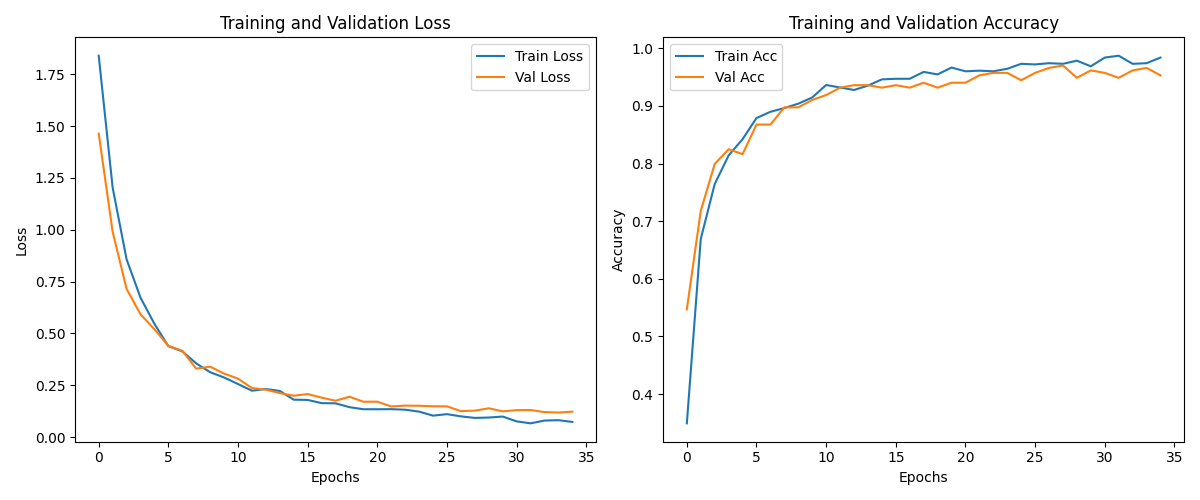

Generate this figure with Python:
import torch
import torch.nn as nn
import torch.optim as optim
from torchvision import datasets, models, transforms
from torch.utils.data import DataLoader
import os
from torchsummary import summary

# Define data transformations
data_transforms = {
    'train': transforms.Compose([
        transforms.Resize((224, 224)),  # Ensure all images are resized to 224x224
        transforms.RandomHorizontalFlip(),
        transforms.RandomRotation(90),
        transforms.RandomVerticalFlip(),
        transforms.ColorJitter(brightness=0.2, contrast=0.2, saturation=0.2, hue=0.2),
        transforms.ToTensor(),
        transforms.Normalize([0.485, 0.456, 0.406], [0.229, 0.224, 0.225])
    ]),
    'val': transforms.Compose([
        transforms.Resize((224, 224)),
        transforms.CenterCrop(224),
        transforms.ToTensor(),
        transforms.Normalize([0.485, 0.456, 0.406], [0.229, 0.224, 0.225])
    ]),
}

# Define data directory and load datasets
data_dir = r"C:\Users\hafiedz\Downloads\archive (1)\skin-disease-datasaet"

image_datasets = {
    x: datasets.ImageFolder(root=os.path.join(data_dir, x), transform=data_transforms[x])
    for x in ['train', 'val']
}

dataloaders = {
    x: DataLoader(image_datasets[x], batch_size=32, shuffle=True, num_workers=0)
    for x in ['train', 'val']
}

dataset_sizes = {x: len(image_datasets[x]) for x in ['train', 'val']}
class_names = image_datasets['train'].classes

# Load the pretrained model
model = models.resnet18(pretrained=True)

# Freeze all the parameters in the model
for param in model.parameters():
    param.requires_grad = False

# Unfreeze the last block (layer4) and the final fully connected layer
for param in model.layer4.parameters(): #Conv2d-51 to Conv2d-63:
    param.requires_grad = True

# Modify the final layer to match the number of classes in your dataset
num_ftrs = model.fc.in_features
model.fc = nn.Linear(num_ftrs, len(class_names))

# Ensure the final layer remains trainable
for param in model.fc.parameters(): 
    param.requires_grad = True

# Move the model to GPU if available
device = 'cuda' if torch.cuda.is_available() else 'cpu'
model = model.to(device)

# Print the model summary
print("Model Summary:")
summary(model, (3, 224, 224))

# Define loss function and optimizer
criterion = nn.CrossEntropyLoss()
optimizer = optim.SGD(model.parameters(), lr=0.001, momentum=0.9)

# Define learning rate scheduler
scheduler = torch.optim.lr_scheduler.CosineAnnealingLR(optimizer, T_max=35)

import matplotlib.pyplot as plt

def train_model(model, criterion, optimizer, num_epochs=35):
    train_loss_history = []
    val_loss_history = []
    train_acc_history = []
    val_acc_history = []

    for epoch in range(num_epochs):
        print(f'Epoch {epoch}/{num_epochs - 1}')
        print('-' * 10)

        for phase in ['train', 'val']:
            if phase == 'train':
                model.train()
            else:
                model.eval()

            running_loss = 0.0
            running_corrects = 0

            for inputs, labels in dataloaders[phase]:
                inputs = inputs.to(device)
                labels = labels.to(device)

                optimizer.zero_grad()

                with torch.set_grad_enabled(phase == 'train'):
                    outputs = model(inputs)
                    _, preds = torch.max(outputs, 1)
                    loss = criterion(outputs, labels)

                    if phase == 'train':
                        loss.backward()
                        optimizer.step()

                running_loss += loss.item() * inputs.size(0)
                running_corrects += torch.sum(preds == labels.data)

            epoch_loss = running_loss / dataset_sizes[phase]
            epoch_acc = running_corrects.double() / dataset_sizes[phase]

            print(f'{phase} Loss: {epoch_loss:.4f} Acc: {epoch_acc:.4f}')

            if phase == 'train':
                train_loss_history.append(epoch_loss)
                train_acc_history.append(epoch_acc.item())
            else:
                val_loss_history.append(epoch_loss)
                val_acc_history.append(epoch_acc.item())

    # Plotting the training and validation loss and accuracy
    plt.figure(figsize=(12, 5))

    # Plot loss
    plt.subplot(1, 2, 1)
    plt.plot(train_loss_history, label='Train Loss')
    plt.plot(val_loss_history, label='Val Loss')
    plt.title('Training and Validation Loss')
    plt.xlabel('Epochs')
    plt.ylabel('Loss')
    plt.legend()

    # Plot accuracy
    plt.subplot(1, 2, 2)
    plt.plot(train_acc_history, label='Train Acc')
    plt.plot(val_acc_history, label='Val Acc')
    plt.title('Training and Validation Accuracy')
    plt.xlabel('Epochs')
    plt.ylabel('Accuracy')
    plt.legend()

    plt.tight_layout()
    plt.show()

    return model

# Train the model
model = train_model(model, criterion, optimizer, num_epochs=35)

# Assuming 'model' is your trained model
model_path = "model2.pth"

# Save the model's state_dict
torch.save(model.state_dict(), model_path)

print(f"Model saved to {model_path}")
